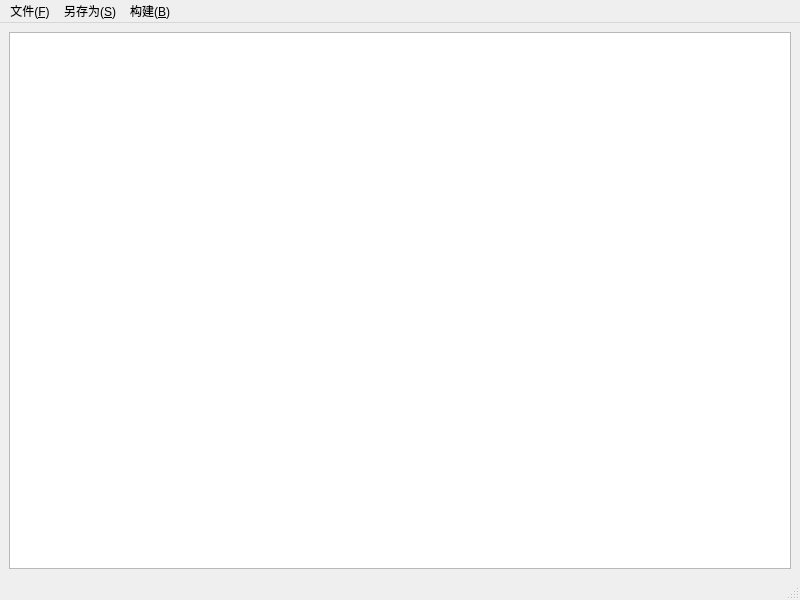
<?xml version="1.0" encoding="UTF-8"?>
<ui version="4.0">
 <class>MainWindow</class>
 <widget class="QMainWindow" name="MainWindow">
  <property name="geometry">
   <rect>
    <x>0</x>
    <y>0</y>
    <width>800</width>
    <height>600</height>
   </rect>
  </property>
  <property name="windowTitle">
   <string>MainWindow</string>
  </property>
  <widget class="QWidget" name="centralwidget">
   <layout class="QVBoxLayout" name="verticalLayout">
    <item>
     <widget class="QTextEdit" name="textEdit"/>
    </item>
   </layout>
  </widget>
  <widget class="QMenuBar" name="menubar">
   <property name="geometry">
    <rect>
     <x>0</x>
     <y>0</y>
     <width>800</width>
     <height>25</height>
    </rect>
   </property>
   <widget class="QMenu" name="menu">
    <property name="title">
     <string>文件(&amp;F)</string>
    </property>
    <addaction name="newAction"/>
    <addaction name="openAction"/>
    <addaction name="saveAction"/>
   </widget>
   <widget class="QMenu" name="menu_N">
    <property name="title">
     <string>另存为(&amp;S)</string>
    </property>
   </widget>
   <widget class="QMenu" name="menu_B">
    <property name="title">
     <string>构建(&amp;B)</string>
    </property>
   </widget>
   <addaction name="menu"/>
   <addaction name="menu_N"/>
   <addaction name="menu_B"/>
  </widget>
  <widget class="QStatusBar" name="statusbar"/>
  <action name="newAction">
   <property name="text">
    <string>新建(&amp;N)</string>
   </property>
  </action>
  <action name="openAction">
   <property name="text">
    <string>打开(&amp;O)</string>
   </property>
  </action>
  <action name="saveAction">
   <property name="text">
    <string>另存为(&amp;S)</string>
   </property>
  </action>
 </widget>
 <resources/>
 <connections/>
</ui>
